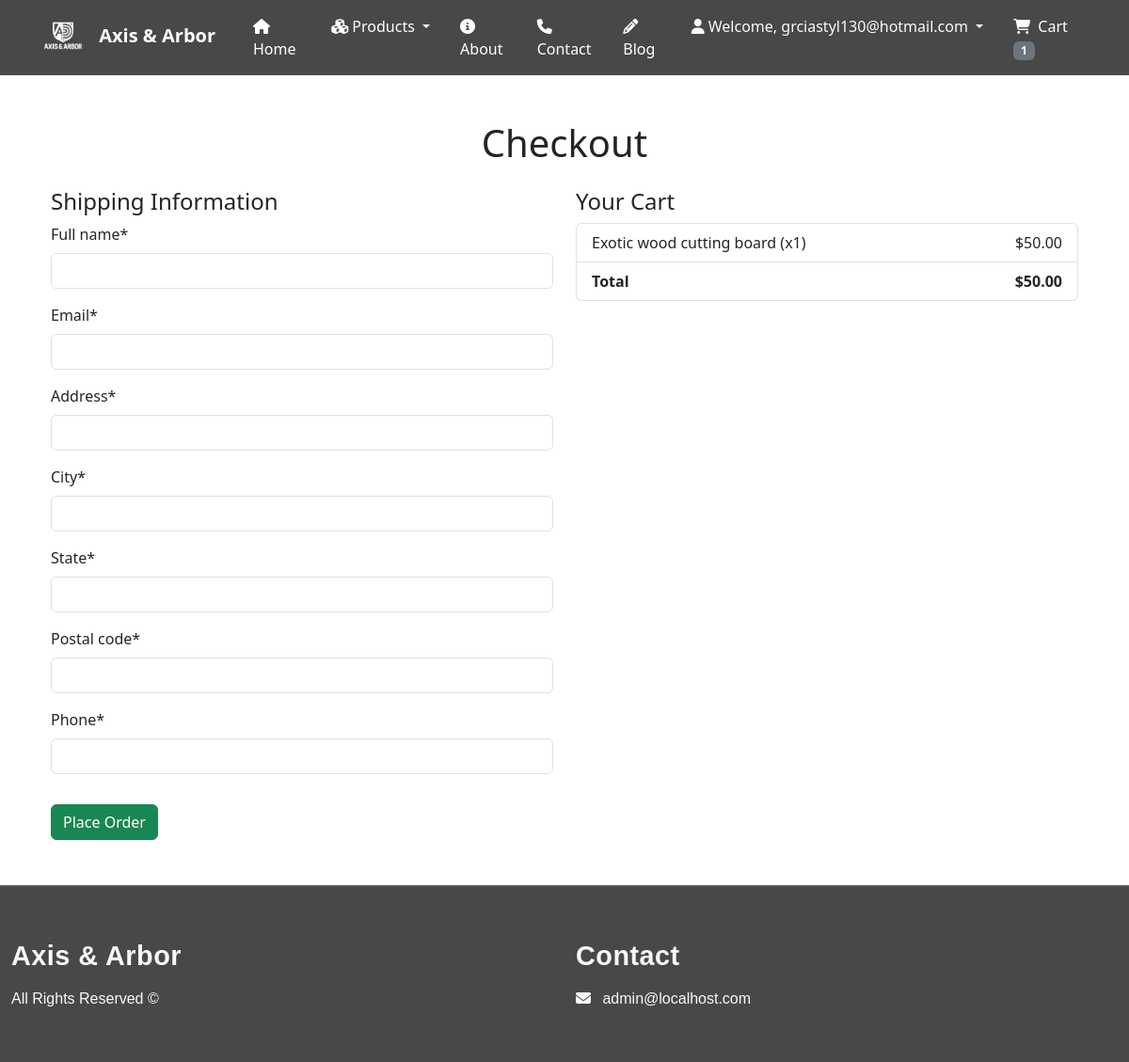
The app's page /cart/checkout/ (signed in) with its own data.
### cart/models.py (models this page shows, shortened)
class CartItem(models.Model):
    cart = models.ForeignKey(Cart, related_name='items', on_delete=models.CASCADE)
    product = models.ForeignKey(Product, on_delete=models.CASCADE)
    quantity = models.PositiveIntegerField(default=1)
    def total_price(self):
        return self.product.price * self.quantity

class Cart(models.Model):
    user = models.OneToOneField(User, on_delete=models.CASCADE)
    def total_price(self):
        return sum(item.total_price() for item in self.items.all())

### store/models.py (models this page shows, shortened)
class Product(models.Model):
    image = models.ImageField(upload_to='product_images/')
    name = models.CharField(max_length=100)
    description = models.TextField()
    price = models.DecimalField(max_digits=10, decimal_places=2)
    stock = models.IntegerField()

### cart/views.py (the view)
# urls.py: path('checkout/', views.checkout, name='checkout'),
@login_required
def checkout(request):
    cart = Cart.objects.filter(user=request.user).first()
    if not cart or not cart.items.exists():
        return redirect('cart:view_cart')
    if request.method == 'POST':
        form = CheckoutForm(request.POST)
        if form.is_valid():
            order = form.save(commit=False)
            order.user = request.user
            order.total = cart.total_price()
            order.save()
            for item in cart.items.all():
                OrderItem.objects.create(
                    order=order,
                    product_name=item.product.name,
                    quantity=item.quantity,
                    price=item.product.price,
                )
            cart.items.all().delete()
            return redirect('cart:order_success', order_id=order.id)
    else:
        form = CheckoutForm()
    return render(request, 'cart/checkout.html', {'form': form, 'cart': cart})

### cart/forms.py
class CheckoutForm(forms.ModelForm):
    class Meta:
        model = Order
        fields = ['full_name', 'email', 'address', 'city', 'state', 'postal_code', 'phone']

### cart/context_processors.py (called while the page is built)
def cart_total(request):
    total_items = 0
    if request.user.is_authenticated:
        cart, _ = Cart.objects.get_or_create(user=request.user)
        total_items = sum(item.quantity for item in cart.items.all())
    return {'cart_total_items': total_items}

### cart/templates/cart/checkout.html (shortened to what this page needs)
{% extends "base.html" %}
{% load crispy_forms_tags %}
{% block content %}
<div class="container my-5">
    <h1 class="text-center mb-4">Checkout</h1>
    <div class="row">
        <div class="col-md-6">
            <h4>Shipping Information</h4>
            <form method="POST">
                {{ form|crispy }}
                <button type="submit" class="btn btn-success mt-3">Place Order</button>
            </form>
        </div>
        <div class="col-md-6">
            <h4>Your Cart</h4>
            <ul class="list-group mb-3">
                {% for item in cart.items.all %}
                <li class="list-group-item d-flex justify-content-between align-items-center">
                    {{ item.product.name }} (x{{ item.quantity }})
                    <span>${{ item.total_price }}</span>
                </li>
                {% endfor %}
                <li class="list-group-item d-flex justify-content-between">
                    <strong>Total</strong>
                    <strong>${{ cart.total_price }}</strong>
                </li>
            </ul>
        </div>
    </div>
</div>
{% endblock %}

### templates/navbar.html (shortened to what this page needs)
{% load static %}
<link rel="stylesheet" href="{% static 'css/navbar.css' %}">
<nav class="navbar navbar-expand-lg navbar-dark ">
    <div class="container">
        <a class="navbar-brand fw-bold me-4" href="{% url 'home' %}">
            <img src="{% static 'images/white-logo.png' %}" alt="Axis & Arbor Logo" width="30" height="30"
                class="d-inline-block me-2">
            Axis & Arbor
        </a>
        <div class="collapse navbar-collapse" id="navbarCollapse">
            <ul class="navbar-nav ms-auto mb-2 mb-lg-0">
                {% with request.resolver_match.url_name|default_if_none:'' as current_url %}
                <li class="nav-item mx-2">
                    <a class="nav-link {% if current_url == 'home' or request.path == '/' %}active{% endif %}"
                        href="{% url 'home' %}">
                        <i class="fa fa-home me-1"></i>Home
                    </a>
                </li>
                <li class="nav-item dropdown mx-2">
                    <a class="nav-link dropdown-toggle {% if current_url in 'product_list cutting_boards woodworking printing' %}active{% endif %}"
                        href="{% url 'product_list' %}" id="productsDropdown" role="button" data-bs-toggle="dropdown"
                        aria-expanded="false">
                        <i class="fa fa-cubes me-1"></i>Products
                    </a>
                </li>
                <li class="nav-item mx-2">
                    <a class="nav-link {% if current_url == 'about' %}active{% endif %}" href="{% url 'about' %}">
                        <i class="fa fa-info-circle me-1"></i>About
                    </a>
                </li>
                <li class="nav-item mx-2">
                    <a class="nav-link {% if current_url == 'contact' %}active{% endif %}" href="{% url 'contact' %}">
                        <i class="fa fa-phone me-1"></i>Contact
                    </a>
                </li>
                <li class="nav-item mx-2">
                    <a class="nav-link {% if current_url == 'blog' %}active{% endif %}" href="{% url 'blog_list' %}">
                        <i class="fa fa-pencil me-1"></i>Blog
                    </a>
                </li>
                {% endwith %}
                {% if user.is_authenticated %}
                <li class="nav-item dropdown mx-2">
                    <a class="nav-link dropdown-toggle text-light" href="#" id="userDropdown" role="button"
                        data-bs-toggle="dropdown" aria-expanded="false">
                        <i class="fa fa-user me-1"></i>Welcome, {{ user.username }}
                    </a>
                </li>
                <li class="nav-item mx-2">
                    <a class="nav-link" href="{% url 'cart:view_cart' %}">
                        <i class="fa fa-shopping-cart me-1"></i>
                        Cart
                        {% if cart_total_items > 0 %}
                        <span class="badge bg-secondary">{{ cart_total_items }}</span>
                        {% endif %}
                    </a>
                </li>
                {% endif %}
            </ul>
        </div>
    </div>
</nav>

### static/css/navbar.css (style rules this page uses)
.navbar { display: flex; flex-direction: row; background-color: #484848; justify-content: space-evenly !important; }
.navbar .navbar-nav .nav-link { color: #fff; }
@media (min-width: 992px) { .navbar-brand img { width: 50px; height: 50px; } }

### records on screen
CartItem: product.name "Exotic wood cutting board", quantity "1", total_price "50.00"
Cart: total_price "50.00"

### other values on screen
{{ user.username }} "grciastyl130@hotmail.com"
{{ cart_total_items }} "1"
